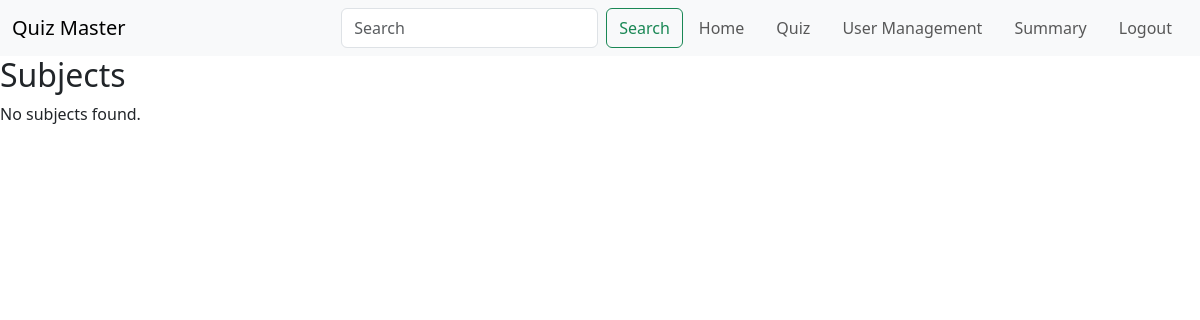
/admin_home (signed in), run on an earlier commit of the app's database.
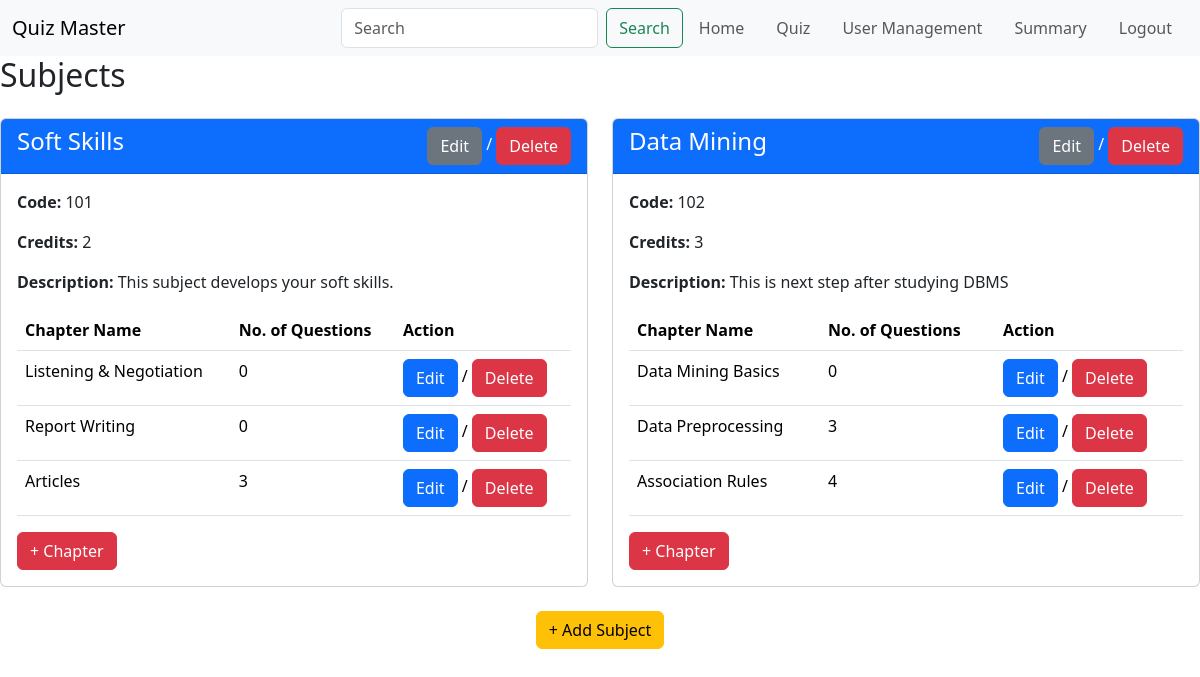
And on a later commit of the database.
### models.py (models this page shows)
class Subject(db.Model):
    __tablename__ = 'subject'
    id = db.Column(db.Integer, primary_key=True, autoincrement=True)
    subject_name = db.Column(db.String(32), unique=True, nullable=False)
    subject_code = db.Column(db.String(32), unique=True, nullable=False)
    subject_description = db.Column(db.String(512), nullable=True)
    subject_credit = db.Column(db.String(80), nullable=False)

class Chapter(db.Model):
    __tablename__ = 'chapter'
    id = db.Column(db.Integer, primary_key=True, autoincrement=True)
    chapter_name = db.Column(db.String(32), unique=True, nullable=False)
    chapter_description = db.Column(db.String(512), nullable=True)
    subject_id = db.Column(db.Integer, db.ForeignKey('subject.id'))
    subject = db.relationship('Subject', backref=db.backref('chapters', lazy=True))

### routes.py (the view)
@app.route('/admin_home')
@auth_required
@admin_required
def admin_home():
    subjects = Subject.query.all()
    return render_template('admin_home.html', user=User.query.get(session['user_id']), subjects=subjects)

### routes.py (called while the page is built)
def auth_required(func):
    @wraps(func)
    def inner(*args, **kwargs):
        if 'user_id' not in session:
            flash('Please login to continue')
            return redirect(url_for('login'))
        return func(*args, **kwargs)
    return inner

def admin_required(f):
    @wraps(f)
    def decorated_function(*args, **kwargs):
        if session.get('is_admin') == False:
            flash("Access Denied: Admins Only", "danger")
            return redirect(url_for('index'))  # Redirect to home if not admin
        return f(*args, **kwargs)
    return decorated_function

### templates/admin_home.html
{% extends "layout.html" %}
{% block content %}
    <h2>Subjects</h2>
    {% if subjects %}
        <div class="row mt-4">
            {% for subject in subjects %}
                <div class="col-md-6">
                    <div class="card">
                        <div class="card-header text-white bg-primary d-flex justify-content-between">
                            <span> <h4>{{ subject.subject_name }}</h4></span>
                            <span>
                                <a href="{{ url_for('edit_subject', subject_id=subject.id) }}" class="btn btn-secondary">Edit</a> /
                                <a href="{{ url_for('delete_subject', subject_id=subject.id) }}" class="btn btn-danger"
                                    onclick="return confirm('Are you sure you want to delete this subject?');">
                                    Delete
                                </a>
                            </span>
                        </div>
                        <div class="card-body">
                            <p><strong>Code:</strong> {{ subject.subject_code }}</p>
                            <p><strong>Credits:</strong> {{ subject.subject_credit }}</p>
                            <p><strong>Description:</strong> {{ subject.subject_description }}</p>
                            <table class="table">
                                <thead>
                                    <tr>
                                        <th>Chapter Name</th>
                                        <th>No. of Questions</th>
                                        <th>Action</th>
                                    </tr>
                                </thead>
                                <tbody>
                                    {% for chapter in subject.chapters %}
                                    <tr>
                                        <td>{{ chapter.chapter_name }}</td>
                                        <td>
                                            {% if chapter.quiz %}
                                                {{ chapter.quiz[0].questions | length }}
                                            {% else %}
                                                0
                                            {% endif %}
                                        </td>
                                        <td><a href="{{ url_for('edit_chapter', chapter_id=chapter.id) }}" class="btn btn-primary">Edit</a> /
                                            <a href="{{ url_for('delete_chapter', chapter_id=chapter.id) }}" class="btn btn-danger"
                                                onclick="return confirm('Are you sure you want to delete this chapter?');">
                                                Delete
                                            </a>
                                        </td>
                                    </tr>
                                    {% endfor %}
                                </tbody>
                            </table>
                            <a href="{{ url_for('new_chapter', subject_id=subject.id) }}" class="btn btn-danger">+ Chapter</a>
                        </div>
                    </div>
                </div>
            {% endfor %}
                    <div class="mt-4 text-center">
                        <a class="btn btn-warning" href="{{ url_for('new_subject') }}">+ Add Subject</a>
                    </div>
        </div>
    {% else %}
        <p>No subjects found.</p>
    {% endif %}
{% endblock %}

What changed in the data, as far as the page shows it:
added Subject: subject_name "Soft Skills", subject_code "101", subject_credit "2", subject_description "This subject develops your soft skills."
added Chapter: chapter_name "Listening & Negotiation", shows "0", shown under "Soft Skills"
added Chapter: chapter_name "Report Writing", shows "0", shown under "Soft Skills"
added Chapter: chapter_name "Articles", quiz "3", shown under "Soft Skills"
added Subject: subject_name "Data Mining", subject_code "102", subject_credit "3", subject_description "This is next step after studying DBMS"
added Chapter: chapter_name "Data Mining Basics", shows "0", shown under "Data Mining"
added Chapter: chapter_name "Data Preprocessing", quiz "3", shown under "Data Mining"
added Chapter: chapter_name "Association Rules", quiz "4", shown under "Data Mining"
Also different on the page:
text no longer shown: "No subjects found."
text now shown: "+ Add Subject"
